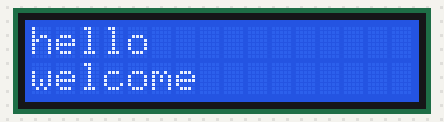
Bench run of a sketch on a simulated Arduino Uno, built with avr-gcc and run on an emulated ATmega328P. On the bench: 16×2 character LCD.

Above: at 0.1 s.
At 1.1 s:
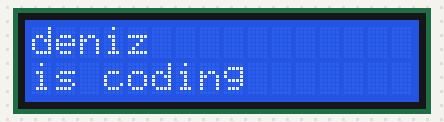

The sketch:

lcd_t1.ino
```cpp
#include <Wire.h>
#include <LiquidCrystal_I2C.h>

LiquidCrystal_I2C ekr(0x27,16,2);

void setup()
{
ekr.init();
ekr.backlight();
ekr.setCursor(0,0); //yazi hizasi --> 1 asagi
ekr.print("hello");
ekr.setCursor(0,1);
ekr.print("welcome");
delay(1000);
}

void loop()
{
ekr.setCursor(0,0);
ekr.print("deniz");
ekr.setCursor(0,1);
ekr.print("is coding");

}
```
